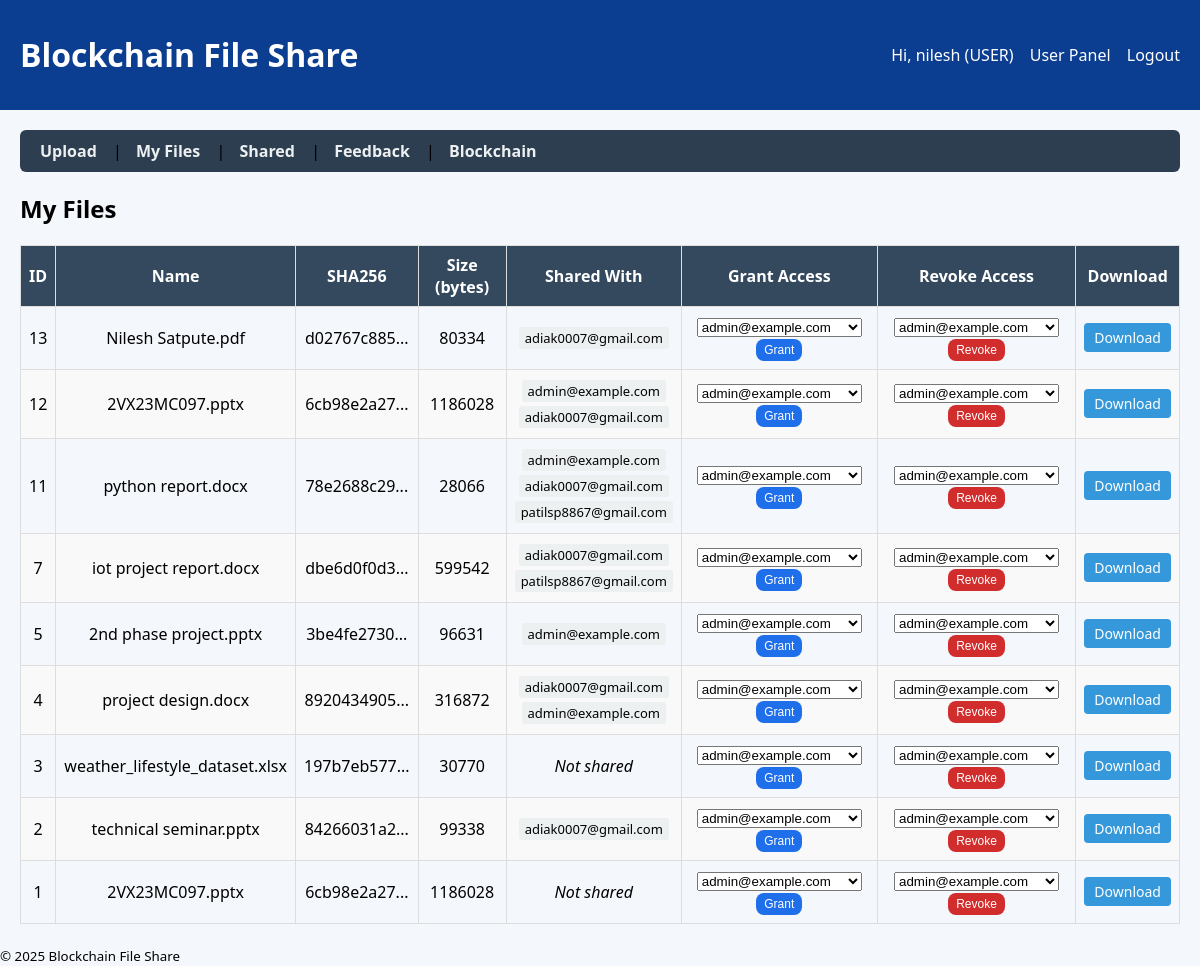
/user/my_files (signed in), run on the app's committed database.
### app/models.py (models this page shows, shortened)
class User(db.Model, UserMixin):
    id = db.Column(db.Integer, primary_key=True)
    email = db.Column(db.String(255), unique=True, nullable=False)
    username = db.Column(db.String(80), nullable=True)
    password_hash = db.Column(db.String(255), nullable=False)
    role = db.Column(db.String(20), default='USER')  # 'ADMIN' or 'USER'
    active = db.Column(db.Boolean, default=True)
    created_at = db.Column(db.DateTime, default=datetime.utcnow)
    notification_email = db.Column(db.String(255), nullable=True)  # where to send notifications

class File(db.Model):
    id = db.Column(db.Integer, primary_key=True)
    owner_id = db.Column(db.Integer, db.ForeignKey('user.id'), nullable=False)
    filename = db.Column(db.String(255), nullable=False)
    mime_type = db.Column(db.String(255))
    size_bytes = db.Column(db.Integer)
    storage_path = db.Column(db.String(512))
    sha256 = db.Column(db.String(64))
    created_at = db.Column(db.DateTime, default=datetime.utcnow)
    owner = db.relationship("User", backref=db.backref("files", lazy=True, cascade="all, delete-orphan"))

### app/blueprints/user.py (the view)
@user_bp.route('/my_files', methods=['GET'])
@login_required
def my_files_page():
    my_files = (
        File.query.filter_by(owner_id=current_user.id)
        .order_by(File.created_at.desc())
        .all()
    )
    users = User.query.filter(User.id != current_user.id).all()
    file_permissions = {}
    for f in my_files:
        active_perms = (
            Permission.query
            .filter_by(file_id=f.id)
            .filter(Permission.revoked_at.is_(None))  # only active permissions
            .all()
        )
        file_permissions[f.id] = [p.grantee_id for p in active_perms]
    return render_template(
        'user/my_files.html',
        my_files=my_files,
        users=users,
        file_permissions=file_permissions
    )

### app/blueprints/user.py (called while the page is built)
@user_bp.before_request
def ensure_user():
    if request.endpoint in ('user.login', 'user.static'):
        return
    if request.endpoint and request.endpoint.startswith('user.') and not current_user.is_authenticated:
        return redirect(url_for('user.login'))

### app/models.py (called while the page is built)
@login_manager.user_loader
def load_user(user_id):
    return User.query.get(int(user_id))

### app/templates/user/my_files.html (shortened to what this page needs)
{% extends 'base.html' %}
{% block content %}
<nav class="user-nav">
    <a href="{{ url_for('user.upload_page') }}">Upload</a> |
    <a href="{{ url_for('user.my_files_page') }}">My Files</a> |
    <a href="{{ url_for('user.shared_with_me_page') }}">Shared</a> |
    <a href="{{ url_for('user.feedback_page') }}">Feedback</a> |
    <a href="{{ url_for('user.chain_page') }}">Blockchain</a>
</nav>
<h2>My Files</h2>
{% if my_files %}
<table class="file-table">
    <thead>
        <tr>
            <th>ID</th>
            <th>Name</th>
            <th>SHA256</th>
            <th>Size (bytes)</th>
            <th>Shared With</th>
            <th>Grant Access</th>
            <th>Revoke Access</th>
            <th>Download</th>
        </tr>
    </thead>
    <tbody>
        {% for f in my_files %}
        <tr>
            <td>{{ f.id }}</td>
            <td>{{ f.filename }}</td>
            <td class="mono">{{ f.sha256[:10] }}...</td>
            <td>{{ f.size_bytes }}</td>
            <td>
                {% set active_grantees = [] %}
                {% for p in f.permissions %}
                {% if not p.revoked_at %}
                {% set _ = active_grantees.append(p.grantee.email) %}
                {% endif %}
                {% endfor %}
                {% if active_grantees %}
                {% for email in active_grantees %}
                <span class="grantee">{{ email }}</span><br>
                {% endfor %}
                {% else %}
                <em>Not shared</em>
                {% endif %}
            </td>
            <td>
                <form method="post" action="{{ url_for('user.share', file_id=f.id) }}">
                    <select name="user_id">
                        {% for u in users %}
                        <option value="{{ u.id }}">{{ u.email }}</option>
                        {% endfor %}
                    </select>
                    <button class="btn small" type="submit">Grant</button>
                </form>
            </td>
            <td>
                <form method="post" action="{{ url_for('user.revoke', file_id=f.id) }}">
                    <select name="user_id">
                        {% for u in users %}
                        <option value="{{ u.id }}">{{ u.email }}</option>
                        {% endfor %}
                    </select>
                    <button class="btn danger small" type="submit">Revoke</button>
                </form>
            </td>
            <td>
                <a class="btn" href="{{ url_for('user.download', file_id=f.id) }}">Download</a>
            </td>
        </tr>
        {% endfor %}
    </tbody>
</table>
{% else %}
<p>You haven’t uploaded any files yet.</p>
{% endif %}
{% endblock %}

### app/templates/base.html
<!doctype html>
<html><head><meta charset="utf-8"><meta name="viewport" content="width=device-width,initial-scale=1"><title>Blockchain File Share</title>
<link rel="stylesheet" href="{{ url_for('static', filename='css/style.css') }}"></head><body>
<header class="topbar"><h1>Blockchain File Share</h1><nav>
  {% if current_user.is_authenticated %}
    <span>Hi, {{ current_user.username or current_user.email }} ({{ current_user.role }})</span>
    {% if current_user.role == 'ADMIN' %}<a href="{{ url_for('admin.create_user_page') }}">Admin Panel</a>{% else %}<a href="{{ url_for('user.upload_page') }}">User Panel</a>{% endif %}
    <a href="{{ url_for('auth.logout') }}">Logout</a>
  {% else %}
    <a href="{{ url_for('auth.login') }}">User Login</a> | <a href="{{ url_for('auth.admin_login') }}">Admin Login</a>
  {% endif %}
</nav></header><main class="container">{% with messages = get_flashed_messages() %}{% if messages %}<ul class="flash">{% for m in messages %}<li>{{ m }}</li>{% endfor %}</ul>{% endif %}{% endwith %}{% block content %}{% endblock %}</main>
<footer class="footer"><small>&copy; 2025 Blockchain File Share</small></footer></body></html>

### app/static/css/style.css (style rules this page uses)
* { box-sizing:border-box }
body { margin:0;font-family:system-ui,-apple-system,Segoe UI,Roboto,Arial;background:#f4f7fb }
header.topbar { display:flex;justify-content:space-between;align-items:center;padding:12px 20px;background:#0b3d91;color:#fff }
header.topbar a { color:#fff;text-decoration:none;margin-left:12px }
main.container { padding:20px }
nav.admin-nav a, nav.user-nav a { margin-right:12px }
table { width:100%;border-collapse:collapse }
th,td { padding:8px;border-bottom:1px solid #eee }
button.btn { background:#1f6feb;color:#fff;padding:8px 12px;border-radius:8px;border:none }
button.btn.small { padding:4px 8px }
button.btn.danger { background:#d12d2d }

### app/templates/user/my_files.html (style rules this page uses)
.user-nav { margin-bottom: 20px; background: #2c3e50; padding: 10px; border-radius: 6px; }
.user-nav a { color: #ecf0f1; margin: 0 10px; text-decoration: none; font-weight: bold; }
.file-table { width: 100%; border-collapse: collapse; margin-top: 15px; }
.file-table th, .file-table td { border: 1px solid #ddd; padding: 8px; text-align: center; }
.file-table th { background: #34495e; color: white; }
.file-table tr:nth-child(even) { background: #f9f9f9; }
.btn { display: inline-block; padding: 5px 10px; background: #3498db; color: white; text-decoration: none; border-radius: 4px; font-size: 14px; }
.btn.small { padding: 4px 8px; font-size: 12px; }
.btn.danger { background: #e74c3c; }
.grantee { background: #ecf0f1; padding: 2px 6px; border-radius: 3px; font-size: 13px; display: inline-block; margin: 2px 0; }

### data on the page
User: username "nilesh", role "USER"
File: id "13", filename "Nilesh Satpute.pdf", sha256 "d02767c885", size_bytes "80334"
User: email "adiak0007@gmail.com"
File: id "12", filename "2VX23MC097.pptx", sha256 "6cb98e2a27", size_bytes "1186028"
User: email "admin@example.com"
File: id "11", filename "python report.docx", sha256 "78e2688c29", size_bytes "28066"
User: email "patilsp8867@gmail.com"
File: id "7", filename "iot project report.docx", sha256 "dbe6d0f0d3", size_bytes "599542"
File: id "5", filename "2nd phase project.pptx", sha256 "3be4fe2730", size_bytes "96631"
File: id "4", filename "project design.docx", sha256 "8920434905", size_bytes "316872"
File: id "3", filename "weather_lifestyle_dataset.xlsx", sha256 "197b7eb577", size_bytes "30770", shows "Not shared"
File: id "2", filename "technical seminar.pptx", sha256 "84266031a2", size_bytes "99338"
File: id "1", filename "2VX23MC097.pptx", sha256 "6cb98e2a27", size_bytes "1186028", shows "Not shared"

### other printed values
form field user_id "admin@example.com"
